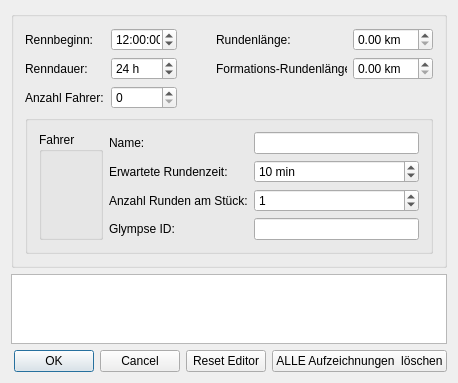
<?xml version="1.0" encoding="UTF-8"?>
<ui version="4.0">
 <class>Event</class>
 <widget class="QDialog" name="Event">
  <property name="geometry">
   <rect>
    <x>0</x>
    <y>0</y>
    <width>458</width>
    <height>352</height>
   </rect>
  </property>
  <property name="windowTitle">
   <string>Event</string>
  </property>
  <layout class="QGridLayout" name="gridLayout_6">
   <item row="0" column="0">
    <widget class="QGroupBox" name="main_groupbox">
     <property name="title">
      <string/>
     </property>
     <layout class="QGridLayout" name="gridLayout_4">
      <item row="0" column="0">
       <layout class="QGridLayout" name="gridLayout">
        <item row="1" column="2">
         <spacer name="horizontalSpacer">
          <property name="orientation">
           <enum>Qt::Horizontal</enum>
          </property>
          <property name="sizeHint" stdset="0">
           <size>
            <width>40</width>
            <height>20</height>
           </size>
          </property>
         </spacer>
        </item>
        <item row="1" column="1">
         <widget class="QSpinBox" name="duration_spinbox">
          <property name="suffix">
           <string> h</string>
          </property>
          <property name="prefix">
           <string/>
          </property>
          <property name="value">
           <number>24</number>
          </property>
         </widget>
        </item>
        <item row="1" column="4">
         <widget class="QDoubleSpinBox" name="f_length_dspinbox">
          <property name="suffix">
           <string> km</string>
          </property>
         </widget>
        </item>
        <item row="2" column="0">
         <widget class="QLabel" name="label_5">
          <property name="minimumSize">
           <size>
            <width>80</width>
            <height>0</height>
           </size>
          </property>
          <property name="text">
           <string>Anzahl Fahrer:</string>
          </property>
         </widget>
        </item>
        <item row="1" column="0">
         <widget class="QLabel" name="label_2">
          <property name="minimumSize">
           <size>
            <width>80</width>
            <height>0</height>
           </size>
          </property>
          <property name="text">
           <string>Renndauer:</string>
          </property>
         </widget>
        </item>
        <item row="2" column="1">
         <widget class="QSpinBox" name="drivers_spinbox">
          <property name="minimum">
           <number>0</number>
          </property>
          <property name="maximum">
           <number>10</number>
          </property>
          <property name="value">
           <number>0</number>
          </property>
         </widget>
        </item>
        <item row="0" column="0">
         <widget class="QLabel" name="label">
          <property name="minimumSize">
           <size>
            <width>80</width>
            <height>0</height>
           </size>
          </property>
          <property name="text">
           <string>Rennbeginn:</string>
          </property>
         </widget>
        </item>
        <item row="1" column="3">
         <widget class="QLabel" name="label_4">
          <property name="minimumSize">
           <size>
            <width>130</width>
            <height>0</height>
           </size>
          </property>
          <property name="text">
           <string>Formations-Rundenlänge:</string>
          </property>
         </widget>
        </item>
        <item row="0" column="4">
         <widget class="QDoubleSpinBox" name="length_dspinbox">
          <property name="minimumSize">
           <size>
            <width>80</width>
            <height>0</height>
           </size>
          </property>
          <property name="prefix">
           <string/>
          </property>
          <property name="suffix">
           <string> km</string>
          </property>
         </widget>
        </item>
        <item row="0" column="3">
         <widget class="QLabel" name="label_3">
          <property name="minimumSize">
           <size>
            <width>130</width>
            <height>0</height>
           </size>
          </property>
          <property name="text">
           <string>Rundenlänge:</string>
          </property>
         </widget>
        </item>
        <item row="0" column="1">
         <widget class="QTimeEdit" name="start_timeedit">
          <property name="minimumSize">
           <size>
            <width>60</width>
            <height>0</height>
           </size>
          </property>
          <property name="dateTime">
           <datetime>
            <hour>12</hour>
            <minute>0</minute>
            <second>0</second>
            <year>2000</year>
            <month>1</month>
            <day>1</day>
           </datetime>
          </property>
         </widget>
        </item>
       </layout>
      </item>
      <item row="1" column="0">
       <widget class="QGroupBox" name="groupBox">
        <property name="title">
         <string/>
        </property>
        <layout class="QGridLayout" name="gridLayout_3">
         <item row="0" column="0" rowspan="2">
          <widget class="QGroupBox" name="drivers_groupbox">
           <property name="title">
            <string>Fahrer</string>
           </property>
          </widget>
         </item>
         <item row="0" column="1">
          <layout class="QGridLayout" name="gridLayout_2">
           <item row="0" column="0">
            <widget class="QLabel" name="label_9">
             <property name="minimumSize">
              <size>
               <width>130</width>
               <height>0</height>
              </size>
             </property>
             <property name="text">
              <string>Name:</string>
             </property>
            </widget>
           </item>
           <item row="0" column="1">
            <widget class="QLineEdit" name="name_lineedit"/>
           </item>
           <item row="1" column="0">
            <widget class="QLabel" name="label_6">
             <property name="minimumSize">
              <size>
               <width>130</width>
               <height>0</height>
              </size>
             </property>
             <property name="text">
              <string>Erwartete Rundenzeit:</string>
             </property>
            </widget>
           </item>
           <item row="1" column="1">
            <widget class="QSpinBox" name="expected_duration_spinbox">
             <property name="suffix">
              <string> min</string>
             </property>
             <property name="value">
              <number>10</number>
             </property>
            </widget>
           </item>
           <item row="2" column="0">
            <widget class="QLabel" name="label_7">
             <property name="minimumSize">
              <size>
               <width>130</width>
               <height>0</height>
              </size>
             </property>
             <property name="text">
              <string>Anzahl Runden am Stück:</string>
             </property>
            </widget>
           </item>
           <item row="2" column="1">
            <widget class="QSpinBox" name="interval_spinbox">
             <property name="value">
              <number>1</number>
             </property>
            </widget>
           </item>
           <item row="3" column="0">
            <widget class="QLabel" name="label_8">
             <property name="minimumSize">
              <size>
               <width>130</width>
               <height>0</height>
              </size>
             </property>
             <property name="text">
              <string>Glympse ID:</string>
             </property>
            </widget>
           </item>
           <item row="3" column="1">
            <widget class="QLineEdit" name="glympse_lineedit">
             <property name="text">
              <string/>
             </property>
            </widget>
           </item>
          </layout>
         </item>
         <item row="1" column="1">
          <spacer name="verticalSpacer">
           <property name="orientation">
            <enum>Qt::Vertical</enum>
           </property>
           <property name="sizeHint" stdset="0">
            <size>
             <width>20</width>
             <height>1</height>
            </size>
           </property>
          </spacer>
         </item>
        </layout>
       </widget>
      </item>
     </layout>
    </widget>
   </item>
   <item row="1" column="0">
    <widget class="QPlainTextEdit" name="editor"/>
   </item>
   <item row="2" column="0">
    <layout class="QGridLayout" name="gridLayout_5">
     <item row="0" column="1">
      <widget class="QPushButton" name="reset_pushbutton">
       <property name="text">
        <string>Reset Editor</string>
       </property>
      </widget>
     </item>
     <item row="0" column="0">
      <widget class="QDialogButtonBox" name="buttonBox">
       <property name="standardButtons">
        <set>QDialogButtonBox::Cancel|QDialogButtonBox::Ok</set>
       </property>
      </widget>
     </item>
     <item row="0" column="2">
      <widget class="QPushButton" name="delete_pushbutton">
       <property name="text">
        <string>ALLE Aufzeichnungen  löschen</string>
       </property>
      </widget>
     </item>
    </layout>
   </item>
  </layout>
 </widget>
 <layoutdefault spacing="6" margin="11"/>
 <resources/>
 <connections>
  <connection>
   <sender>buttonBox</sender>
   <signal>accepted()</signal>
   <receiver>Event</receiver>
   <slot>accept()</slot>
   <hints>
    <hint type="sourcelabel">
     <x>219</x>
     <y>206</y>
    </hint>
    <hint type="destinationlabel">
     <x>219</x>
     <y>113</y>
    </hint>
   </hints>
  </connection>
  <connection>
   <sender>buttonBox</sender>
   <signal>rejected()</signal>
   <receiver>Event</receiver>
   <slot>reject()</slot>
   <hints>
    <hint type="sourcelabel">
     <x>219</x>
     <y>206</y>
    </hint>
    <hint type="destinationlabel">
     <x>219</x>
     <y>113</y>
    </hint>
   </hints>
  </connection>
 </connections>
</ui>
